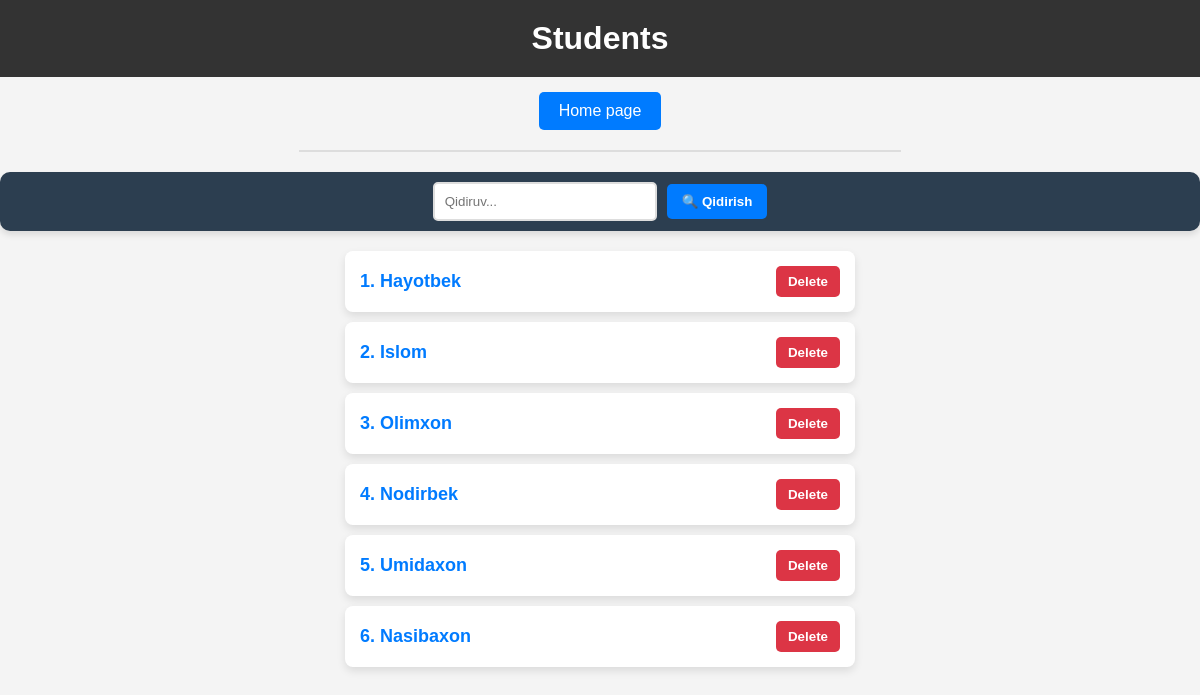
The app's page /students/, older data.
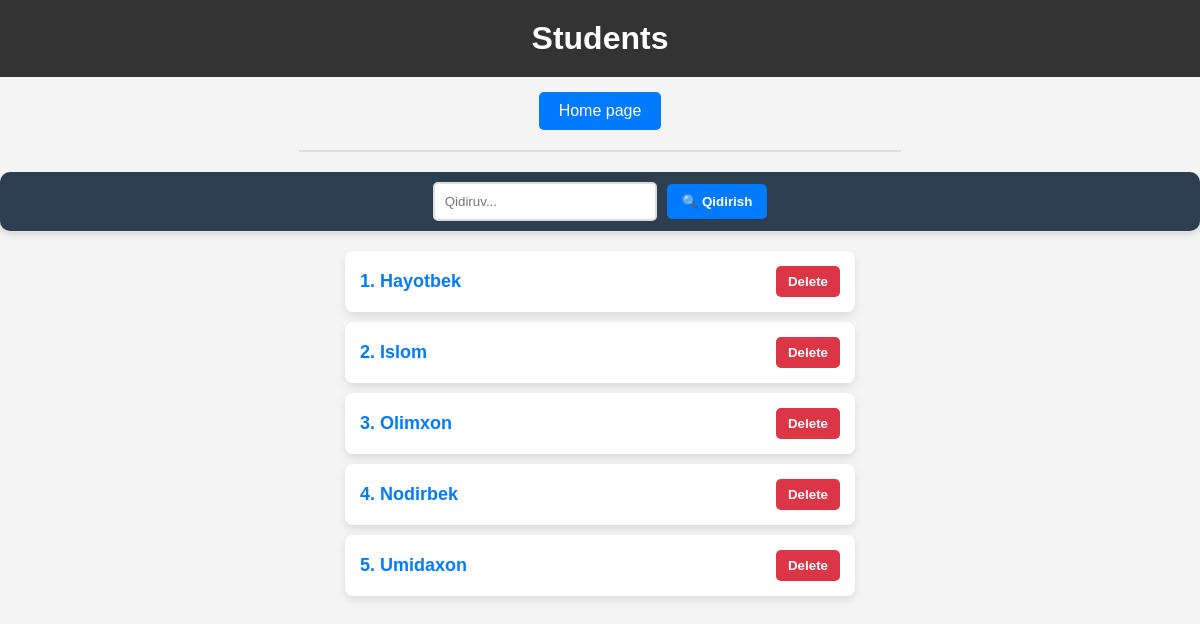
The same page, newer data.
### main/models.py (models this page shows, shortened)
class Student(models.Model):
    name = models.CharField(max_length=100)
    course = models.CharField(max_length=50)
    group = models.CharField(max_length=50)
    book_quantity = models.PositiveSmallIntegerField(null=True)

### main/views.py (the view)
# urls.py: path('students/', students_view, name='students'),
def students_view(request):
    students = Student.objects.all()
    search = request.GET.get('search')
    if search is not None:
        students = students.filter(name__contains=search)
    context = {
        'students': students,
        'search': search,
    }
    return render (request, 'students.html', context)

### templates/students.html (shortened to what this page needs)
<!DOCTYPE html>
<html lang="en">
<head>
</head>
<body>
    <h1>Students</h1>
    <a class="home" href="/">Home page</a>
    <hr>
    <form>
        <input type="text" name="search" {% if search %} value="{{ search }}" {% endif %} placeholder="Qidiruv...">
        <button>🔍 Qidirish</button>
    </form>
    <ul class="students-list">
        {% for student in students %}
            <li>
                <a class="student-link" href="/students/{{student.id}}/">{{ forloop.counter }}. {{ student.name }}</a>
                <a href="{% url 'student_delete_confirm' student.id %}">
                    <button class="delete-btn">Delete</button>
                </a>
            </li>
        {% endfor %}
    </ul>
</body>
</html>

Row changes from the older to the newer data that the page shows:
removed Student: name "Nasibaxon"
